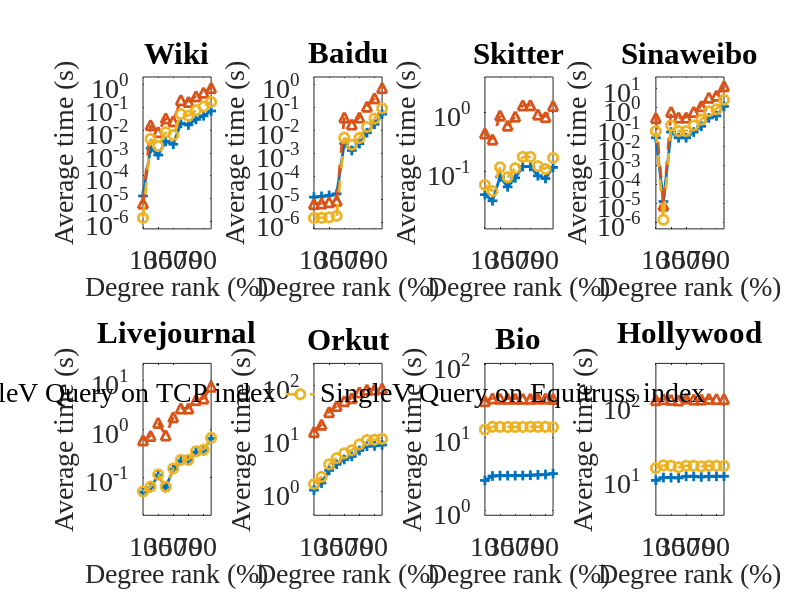

MATLAB code for this plot: (Note: this script raises an error after producing the figure.)
close all;
clear;
load('singlev_k_compare.mat');
k_exact = k_exact_2;
num_graphs = 8;
num_columns = 4;
num_rows = 2;

title_string = {'Wiki' ...
    'Baidu' ...
    'Skitter' ...
    'Sinaweibo' ...
    'Livejournal' ...
    'Orkut' ...        
    'Bio'...
    'Hollywood'};
% Sequence on file:
% facebook, wiki, skitter, baidu, Livejournal, 
% orkut, sinaweibo, hollywood, bio
sequence = [2 4 3 7 5 6 9 8];
legend_string = {'SingleV Query on 2-level index'...
    'SingleV Query on TCP index'...
    'SingleV Query on Equitruss index'};

figure(1);
for idx = 1:numel(sequence)
    graph_i = sequence(idx);
    subplot(num_rows, num_columns, idx);
    plot((k_info(graph_i,1:10) + k_exact(graph_i,1:10)) / (1000 * 100), '-+', 'LineWidth', 2, 'Markers', 7); hold on;
    plot(k_tcp(graph_i,1:10) / (1000 * 100), '--^', 'LineWidth', 2, 'Markers', 7); hold on;
    plot(k_equi(graph_i,1:10) / (1000 * 100), '--o', 'LineWidth', 2, 'Markers', 7);
    
    xlim([1 10]);
    set(gca,'XTick',(1:2:10));
    set(gca,'XTickLabel',{'10'; '30'; '50'; '70'; '90'});
    set(gca, 'Fontname', 'Times New Roman', 'Fontsize', 20);
    set(gca, 'YScale', 'log');
    
    data = [k_equi(graph_i,1:10) / (1000 * 100), ...
        k_tcp(graph_i,1:10) / (1000 * 100), ...
        (k_info(graph_i,1:10) + k_exact(graph_i,1:10)) / (1000 * 100)];
    y_max = max(data);
    y_min = min(data);
    %y_min = max(y_min, 0.002);
    ylim([y_min/3, y_max*3]);
    xlabel_hand=xlabel({'Degree rank (%)';' '});
    set(xlabel_hand,'Fontname', 'Times New Roman', 'Fontsize', 20);
    ylabel_hand=ylabel('Average time (s)');
    set(ylabel_hand,'Fontname', 'Times New Roman', 'Fontsize', 20);
    title(title_string(idx));
end

legend_hand = legend(legend_string,...
    'Orientation', 'horizontal',...
    'Position', [0.1 0 0.8 0.05]);
set(legend_hand,'Fontname', 'Times New Roman', ...
    'Fontsize', 20, 'box', 'off');

fig = gcf;
fig.PaperUnits = 'inches';
fig.PaperSize = [16 9];
fig.PaperPosition = [-1.5 0 19 9];
print('singlev_k_compare.pdf', '-dpdf')